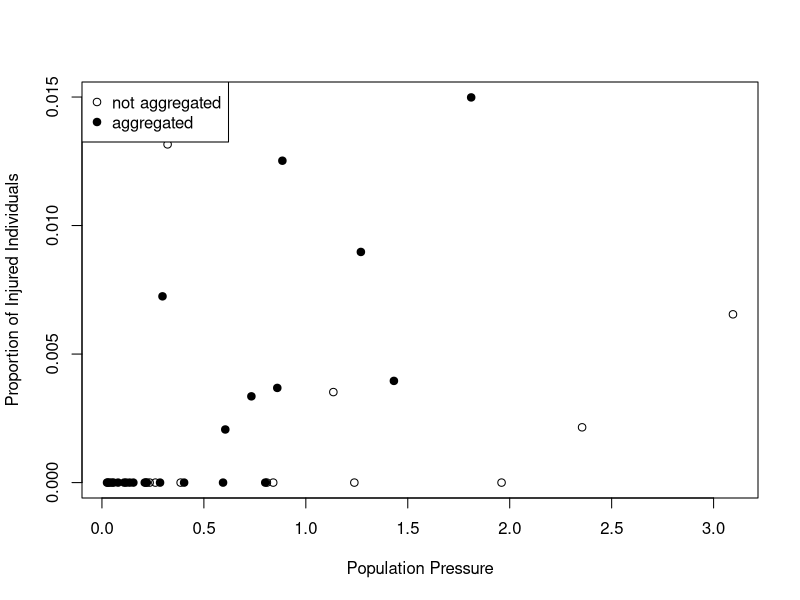

Reproduce this figure in R.
# make figure 1 in SI
# the frequency of violence is plotted against population pressure.
# Each points are colored depending on whether or not the data point is aggregated
d <- read.csv("data.csv")
pch <- c()
# data points are colored depending on that the time length is shorter than 30 years (not aggregated) or not (aggregated).
for (i in 1:nrow(d)) {
  if (d$LifeSpan[i]<30) {
    pch <- c(pch, 1)
  } else {
    pch <- c(pch, 19)
  }
}
plot(d$PopulationPressure, d$InjuredIndividuals/d$BurialJarPots, pch=pch, xlab="Population Pressure", ylab="Proportion of Injured Individuals")
legend("topleft", legend=c("not aggregated", "aggregated"), pch=c(1, 19))
dev.copy2eps(file="figure1.eps", width=8, height=6)
dev.off()
